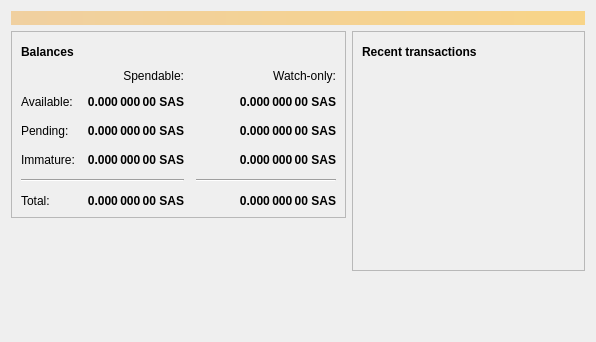
<?xml version="1.0" encoding="UTF-8"?>
<ui version="4.0">
 <class>OverviewPage</class>
 <widget class="QWidget" name="OverviewPage">
  <property name="geometry">
   <rect>
    <x>0</x>
    <y>0</y>
    <width>596</width>
    <height>342</height>
   </rect>
  </property>
  <property name="windowTitle">
   <string>Form</string>
  </property>
  <layout class="QVBoxLayout" name="topLayout">
   <item>
    <widget class="QLabel" name="labelAlerts">
     <property name="visible">
      <bool>false</bool>
     </property>
     <property name="styleSheet">
      <string notr="true">QLabel { background-color: qlineargradient(x1: 0, y1: 0, x2: 1, y2: 0, stop:0 #F0D0A0, stop:1 #F8D488); color:#000000; }</string>
     </property>
     <property name="wordWrap">
      <bool>true</bool>
     </property>
     <property name="margin">
      <number>3</number>
     </property>
     <property name="textInteractionFlags">
      <set>Qt::TextSelectableByMouse</set>
     </property>
    </widget>
   </item>
   <item>
    <layout class="QHBoxLayout" name="horizontalLayout" stretch="1,1">
     <item>
      <layout class="QVBoxLayout" name="verticalLayout_2">
       <item>
        <widget class="QFrame" name="frame">
         <property name="frameShape">
          <enum>QFrame::StyledPanel</enum>
         </property>
         <property name="frameShadow">
          <enum>QFrame::Raised</enum>
         </property>
         <layout class="QVBoxLayout" name="verticalLayout_4">
          <item>
           <layout class="QHBoxLayout" name="horizontalLayout_4">
            <item>
             <widget class="QLabel" name="label_5">
              <property name="font">
               <font>
                <weight>75</weight>
                <bold>true</bold>
               </font>
              </property>
              <property name="text">
               <string>Balances</string>
              </property>
             </widget>
            </item>
            <item>
             <widget class="QPushButton" name="labelWalletStatus">
              <property name="enabled">
               <bool>true</bool>
              </property>
              <property name="maximumSize">
               <size>
                <width>30</width>
                <height>16777215</height>
               </size>
              </property>
              <property name="toolTip">
               <string>The displayed information may be out of date. Your wallet automatically synchronizes with the SasinCoin network after a connection is established, but this process has not completed yet.</string>
              </property>
              <property name="text">
               <string/>
              </property>
              <property name="icon">
               <iconset resource="../bitcoin.qrc">
                <normaloff>:/icons/warning</normaloff>
                <disabledoff>:/icons/warning</disabledoff>:/icons/warning</iconset>
              </property>
              <property name="iconSize">
               <size>
                <width>24</width>
                <height>24</height>
               </size>
              </property>
              <property name="flat">
               <bool>true</bool>
              </property>
             </widget>
            </item>
            <item>
             <spacer name="horizontalSpacer_3">
              <property name="orientation">
               <enum>Qt::Horizontal</enum>
              </property>
              <property name="sizeHint" stdset="0">
               <size>
                <width>40</width>
                <height>20</height>
               </size>
              </property>
             </spacer>
            </item>
           </layout>
          </item>
          <item>
           <layout class="QGridLayout" name="gridLayout">
            <property name="spacing">
             <number>12</number>
            </property>
            <item row="2" column="2">
             <widget class="QLabel" name="labelWatchPending">
              <property name="font">
               <font>
                <weight>75</weight>
                <bold>true</bold>
               </font>
              </property>
              <property name="cursor">
               <cursorShape>IBeamCursor</cursorShape>
              </property>
              <property name="toolTip">
               <string>Unconfirmed transactions to watch-only addresses</string>
              </property>
              <property name="text">
               <string notr="true">0.000 000 00 SAS</string>
              </property>
              <property name="alignment">
               <set>Qt::AlignRight|Qt::AlignTrailing|Qt::AlignVCenter</set>
              </property>
              <property name="textInteractionFlags">
               <set>Qt::LinksAccessibleByMouse|Qt::TextSelectableByKeyboard|Qt::TextSelectableByMouse</set>
              </property>
             </widget>
            </item>
            <item row="2" column="1">
             <widget class="QLabel" name="labelUnconfirmed">
              <property name="font">
               <font>
                <weight>75</weight>
                <bold>true</bold>
               </font>
              </property>
              <property name="cursor">
               <cursorShape>IBeamCursor</cursorShape>
              </property>
              <property name="toolTip">
               <string>Total of transactions that have yet to be confirmed, and do not yet count toward the spendable balance</string>
              </property>
              <property name="text">
               <string notr="true">0.000 000 00 SAS</string>
              </property>
              <property name="alignment">
               <set>Qt::AlignRight|Qt::AlignTrailing|Qt::AlignVCenter</set>
              </property>
              <property name="textInteractionFlags">
               <set>Qt::LinksAccessibleByMouse|Qt::TextSelectableByKeyboard|Qt::TextSelectableByMouse</set>
              </property>
             </widget>
            </item>
            <item row="3" column="2">
             <widget class="QLabel" name="labelWatchImmature">
              <property name="font">
               <font>
                <weight>75</weight>
                <bold>true</bold>
               </font>
              </property>
              <property name="cursor">
               <cursorShape>IBeamCursor</cursorShape>
              </property>
              <property name="toolTip">
               <string>Mined balance in watch-only addresses that has not yet matured</string>
              </property>
              <property name="text">
               <string notr="true">0.000 000 00 SAS</string>
              </property>
              <property name="alignment">
               <set>Qt::AlignRight|Qt::AlignTrailing|Qt::AlignVCenter</set>
              </property>
              <property name="textInteractionFlags">
               <set>Qt::LinksAccessibleByMouse|Qt::TextSelectableByKeyboard|Qt::TextSelectableByMouse</set>
              </property>
             </widget>
            </item>
            <item row="4" column="0" colspan="2">
             <widget class="Line" name="line">
              <property name="orientation">
               <enum>Qt::Horizontal</enum>
              </property>
             </widget>
            </item>
            <item row="4" column="2">
             <widget class="Line" name="lineWatchBalance">
              <property name="sizePolicy">
               <sizepolicy hsizetype="Preferred" vsizetype="Fixed">
                <horstretch>0</horstretch>
                <verstretch>0</verstretch>
               </sizepolicy>
              </property>
              <property name="minimumSize">
               <size>
                <width>140</width>
                <height>0</height>
               </size>
              </property>
              <property name="orientation">
               <enum>Qt::Horizontal</enum>
              </property>
             </widget>
            </item>
            <item row="5" column="0">
             <widget class="QLabel" name="labelTotalText">
              <property name="text">
               <string>Total:</string>
              </property>
             </widget>
            </item>
            <item row="3" column="1">
             <widget class="QLabel" name="labelImmature">
              <property name="font">
               <font>
                <weight>75</weight>
                <bold>true</bold>
               </font>
              </property>
              <property name="cursor">
               <cursorShape>IBeamCursor</cursorShape>
              </property>
              <property name="toolTip">
               <string>Mined balance that has not yet matured</string>
              </property>
              <property name="text">
               <string notr="true">0.000 000 00 SAS</string>
              </property>
              <property name="alignment">
               <set>Qt::AlignRight|Qt::AlignTrailing|Qt::AlignVCenter</set>
              </property>
              <property name="textInteractionFlags">
               <set>Qt::LinksAccessibleByMouse|Qt::TextSelectableByKeyboard|Qt::TextSelectableByMouse</set>
              </property>
             </widget>
            </item>
            <item row="2" column="3">
             <spacer name="horizontalSpacer_2">
              <property name="orientation">
               <enum>Qt::Horizontal</enum>
              </property>
              <property name="sizeHint" stdset="0">
               <size>
                <width>40</width>
                <height>20</height>
               </size>
              </property>
             </spacer>
            </item>
            <item row="3" column="0">
             <widget class="QLabel" name="labelImmatureText">
              <property name="text">
               <string>Immature:</string>
              </property>
             </widget>
            </item>
            <item row="5" column="1">
             <widget class="QLabel" name="labelTotal">
              <property name="font">
               <font>
                <weight>75</weight>
                <bold>true</bold>
               </font>
              </property>
              <property name="cursor">
               <cursorShape>IBeamCursor</cursorShape>
              </property>
              <property name="toolTip">
               <string>Your current total balance</string>
              </property>
              <property name="text">
               <string notr="true">0.000 000 00 SAS</string>
              </property>
              <property name="alignment">
               <set>Qt::AlignRight|Qt::AlignTrailing|Qt::AlignVCenter</set>
              </property>
              <property name="textInteractionFlags">
               <set>Qt::LinksAccessibleByMouse|Qt::TextSelectableByKeyboard|Qt::TextSelectableByMouse</set>
              </property>
             </widget>
            </item>
            <item row="5" column="2">
             <widget class="QLabel" name="labelWatchTotal">
              <property name="font">
               <font>
                <weight>75</weight>
                <bold>true</bold>
               </font>
              </property>
              <property name="cursor">
               <cursorShape>IBeamCursor</cursorShape>
              </property>
              <property name="toolTip">
               <string>Current total balance in watch-only addresses</string>
              </property>
              <property name="text">
               <string notr="true">0.000 000 00 SAS</string>
              </property>
              <property name="alignment">
               <set>Qt::AlignRight|Qt::AlignTrailing|Qt::AlignVCenter</set>
              </property>
              <property name="textInteractionFlags">
               <set>Qt::LinksAccessibleByMouse|Qt::TextSelectableByKeyboard|Qt::TextSelectableByMouse</set>
              </property>
             </widget>
            </item>
            <item row="0" column="2">
             <widget class="QLabel" name="labelWatchonly">
              <property name="text">
               <string>Watch-only:</string>
              </property>
              <property name="alignment">
               <set>Qt::AlignRight|Qt::AlignTrailing|Qt::AlignVCenter</set>
              </property>
             </widget>
            </item>
            <item row="1" column="0">
             <widget class="QLabel" name="labelBalanceText">
              <property name="text">
               <string>Available:</string>
              </property>
             </widget>
            </item>
            <item row="1" column="1">
             <widget class="QLabel" name="labelBalance">
              <property name="font">
               <font>
                <weight>75</weight>
                <bold>true</bold>
               </font>
              </property>
              <property name="cursor">
               <cursorShape>IBeamCursor</cursorShape>
              </property>
              <property name="toolTip">
               <string>Your current spendable balance</string>
              </property>
              <property name="text">
               <string notr="true">0.000 000 00 SAS</string>
              </property>
              <property name="alignment">
               <set>Qt::AlignRight|Qt::AlignTrailing|Qt::AlignVCenter</set>
              </property>
              <property name="textInteractionFlags">
               <set>Qt::LinksAccessibleByMouse|Qt::TextSelectableByKeyboard|Qt::TextSelectableByMouse</set>
              </property>
             </widget>
            </item>
            <item row="1" column="2">
             <widget class="QLabel" name="labelWatchAvailable">
              <property name="font">
               <font>
                <weight>75</weight>
                <bold>true</bold>
               </font>
              </property>
              <property name="cursor">
               <cursorShape>IBeamCursor</cursorShape>
              </property>
              <property name="toolTip">
               <string>Your current balance in watch-only addresses</string>
              </property>
              <property name="text">
               <string notr="true">0.000 000 00 SAS</string>
              </property>
              <property name="alignment">
               <set>Qt::AlignRight|Qt::AlignTrailing|Qt::AlignVCenter</set>
              </property>
              <property name="textInteractionFlags">
               <set>Qt::LinksAccessibleByMouse|Qt::TextSelectableByKeyboard|Qt::TextSelectableByMouse</set>
              </property>
             </widget>
            </item>
            <item row="2" column="0">
             <widget class="QLabel" name="labelPendingText">
              <property name="text">
               <string>Pending:</string>
              </property>
             </widget>
            </item>
            <item row="0" column="1">
             <widget class="QLabel" name="labelSpendable">
              <property name="text">
               <string>Spendable:</string>
              </property>
              <property name="alignment">
               <set>Qt::AlignRight|Qt::AlignTrailing|Qt::AlignVCenter</set>
              </property>
             </widget>
            </item>
           </layout>
          </item>
         </layout>
        </widget>
       </item>
       <item>
        <spacer name="verticalSpacer">
         <property name="orientation">
          <enum>Qt::Vertical</enum>
         </property>
         <property name="sizeHint" stdset="0">
          <size>
           <width>20</width>
           <height>40</height>
          </size>
         </property>
        </spacer>
       </item>
      </layout>
     </item>
     <item>
      <layout class="QVBoxLayout" name="verticalLayout_3">
       <item>
        <widget class="QFrame" name="frame_2">
         <property name="frameShape">
          <enum>QFrame::StyledPanel</enum>
         </property>
         <property name="frameShadow">
          <enum>QFrame::Raised</enum>
         </property>
         <layout class="QVBoxLayout" name="verticalLayout">
          <item>
           <layout class="QHBoxLayout" name="horizontalLayout_2">
            <item>
             <widget class="QLabel" name="label_4">
              <property name="font">
               <font>
                <weight>75</weight>
                <bold>true</bold>
               </font>
              </property>
              <property name="text">
               <string>Recent transactions</string>
              </property>
             </widget>
            </item>
            <item>
             <widget class="QPushButton" name="labelTransactionsStatus">
              <property name="enabled">
               <bool>true</bool>
              </property>
              <property name="maximumSize">
               <size>
                <width>30</width>
                <height>16777215</height>
               </size>
              </property>
              <property name="toolTip">
               <string>The displayed information may be out of date. Your wallet automatically synchronizes with the SasinCoin network after a connection is established, but this process has not completed yet.</string>
              </property>
              <property name="text">
               <string/>
              </property>
              <property name="icon">
               <iconset resource="../bitcoin.qrc">
                <normaloff>:/icons/warning</normaloff>
                <disabledoff>:/icons/warning</disabledoff>:/icons/warning</iconset>
              </property>
              <property name="iconSize">
               <size>
                <width>24</width>
                <height>24</height>
               </size>
              </property>
              <property name="flat">
               <bool>true</bool>
              </property>
             </widget>
            </item>
            <item>
             <spacer name="horizontalSpacer">
              <property name="orientation">
               <enum>Qt::Horizontal</enum>
              </property>
              <property name="sizeHint" stdset="0">
               <size>
                <width>40</width>
                <height>20</height>
               </size>
              </property>
             </spacer>
            </item>
           </layout>
          </item>
          <item>
           <widget class="QListView" name="listTransactions">
            <property name="styleSheet">
             <string notr="true">QListView { background: transparent; }</string>
            </property>
            <property name="frameShape">
             <enum>QFrame::NoFrame</enum>
            </property>
            <property name="verticalScrollBarPolicy">
             <enum>Qt::ScrollBarAlwaysOff</enum>
            </property>
            <property name="horizontalScrollBarPolicy">
             <enum>Qt::ScrollBarAlwaysOff</enum>
            </property>
            <property name="selectionMode">
             <enum>QAbstractItemView::NoSelection</enum>
            </property>
           </widget>
          </item>
         </layout>
        </widget>
       </item>
       <item>
        <spacer name="verticalSpacer_2">
         <property name="orientation">
          <enum>Qt::Vertical</enum>
         </property>
         <property name="sizeHint" stdset="0">
          <size>
           <width>20</width>
           <height>40</height>
          </size>
         </property>
        </spacer>
       </item>
      </layout>
     </item>
    </layout>
   </item>
  </layout>
 </widget>
 <resources/>
 <connections/>
</ui>
